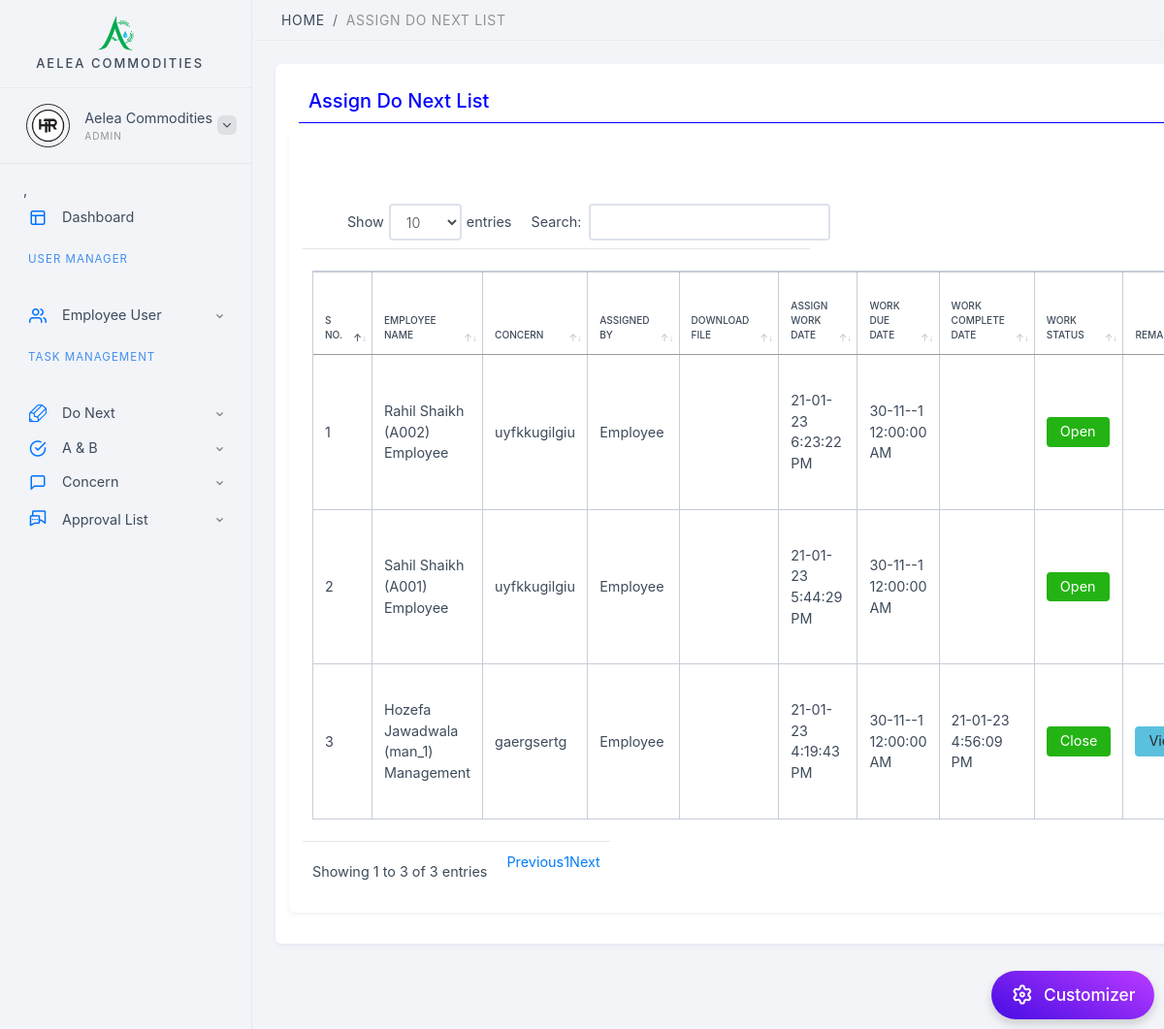
Screenshot of /assign_concern_list.php (signed in) with the database file from the repository.
### tables this page shows
CREATE TABLE `assign_concern` (
  `task_id` int(11) NOT NULL,
  `emp_id` int(11) NOT NULL,
  `task` text NOT NULL,
  `assignby` varchar(30) NOT NULL,
  `task_doc` varchar(1000) NOT NULL,
  `work_assign_date` datetime(6) NOT NULL,
  `work_due_date` datetime(6) DEFAULT NULL,
  `work_com_date` datetime(6) DEFAULT NULL,
  `status` varchar(10) NOT NULL,
  `remark` text NOT NULL,
  `attachments` varchar(255) NOT NULL
);

CREATE TABLE `emp_login` (
  `id` int(11) NOT NULL,
  `emp_code` varchar(255) NOT NULL,
  `emp_name` varchar(255) NOT NULL,
  `user_id` varchar(255) NOT NULL,
  `pswd` varchar(255) NOT NULL,
  `status` int(11) NOT NULL,
  `created` datetime NOT NULL,
  `user_role` varchar(255) NOT NULL,
  `emp_pro` varchar(255) NOT NULL,
  `email_id` varchar(255) NOT NULL,
  `emp_mob` varchar(255) NOT NULL,
  `report_to` varchar(255) NOT NULL
);

### includes/App_Code.php (called while the page is built, shortened)
<?php
class App_Code {
       function getName($ID) {
       $con = mysqli_connect("localhost", "root", "", "task_management") or die(mysqli_connect_error());
        $UserRGID = $ID;
        $client = "select * from emp_login where id='$UserRGID'";
        $getNameQuery = mysqli_query($con, $client) or die(mysqli_error());
        while ($row = mysqli_fetch_assoc($getNameQuery)) {
            $emp_name = $row['emp_name'];
            $emp_code = $row['emp_code'];
            $emp_role = ucfirst( $row['user_role']);
            return $emp_name. ' (' . $emp_code .')'.' '. $emp_role;
        }
    }
}
?>

### assign_concern_list.php (the view, shortened to what this page needs)
<?php
include './includes/admin_header.php';
include './includes/data_base_save_update.php';
include './includes/App_Code.php';
$app_code_obj=new App_Code();
?>
<ul class="breadcrumb">
    <li class="breadcrumb-item"><a href="Dashboard.php">Home</a></li>
    <li class="breadcrumb-item"><span>Assign Do Next List</span></li>
</ul>
<link rel="stylesheet" href="https://cdnjs.cloudflare.com/ajax/libs/font-awesome/4.7.0/css/font-awesome.min.css">
<div class="content-i">
    <div class="content-box">
        <div class="element-wrapper">
            <div class="element-box">
                            <div class="row">
                            <div class="scrollmenu">
                                 <div class="col-md-12">
                                    <h5 style="color: blue;border-bottom: 1px solid blue;padding: 10px;">Assign Do Next List</h5>
                                </div>
                                <div class="element-box">
                                <div>
                                <a id="download" href='#' class="btn btn-danger float-right"><i class="fa fa-download"></i> Download PDF</a>
</div>
<br><br>
       <table id="example" style="width: 100%;" class="display table table-bordered table-responsive" style="width:100%">
       <thead>
                    <tr>
                        <th>S No.</th>
                        <th>Employee Name</th>
                        <th>Concern</th>
                         <th>Assigned By</th>
                          <th>Download File</th>
                           <th>Assign Work Date</th>
                           <th>Work Due Date</th>
                            <th>Work Complete Date</th>
                             <th>Work Status</th>
                             <th>Remark</th>
                    </tr>
        </thead>
        <tbody>
                                                               <?php
                 $qry = mysqli_query($connection, "SELECT * FROM assign_concern order by work_assign_date desc") or die("select query fail" . mysqli_error());
$count = 0;
while ($row = mysqli_fetch_assoc($qry)) {
    $count = $count + 1;
    $task_id = $row['task_id'];
            $emp_id = $row['emp_id'];
            $task = $row['task'];
            $assignby = $row['assignby'];
            $work_assign_date = strtotime($row['work_assign_date']);
            $work_assign_date = date( 'd-m-y g:i:s A', $work_assign_date );
            $work_due_date = strtotime($row['work_due_date']);
            $work_due_date = date( 'd-m-y g:i:s A', $work_due_date );
            $work_com_date = strtotime($row['work_com_date']);
            if ($work_com_date){
                $work_com_date = date( 'd-m-y g:i:s A', $work_com_date);
            }
           $status  = $row['status'];
                $remark  = $row['remark'];
    ?>
                    <tr>
  <td><?php echo $count;?></td>
  <td> <?php echo $app_code_obj->getName($emp_id);?></td>
  <td><?php echo $task;?></td>
  <td><?php echo $assignby;?></td>
  <td>
  </td>
    <td><?php echo $work_assign_date;?></td>
    <td><?php echo $work_due_date;?></td>
  <td><?php echo $work_com_date;?></td>
  <td>
    <a href="#" class="btn btn-success"> <?php echo" $status";?></a>
   </td>
   <td>
    <?php if ($status=='Close')
    {?>
     <a style="width: 100%;" class="btn btn-info" href="achievement&benefits.php?task_id=<?php echo $task_id;?>">View A & B</a>
     <?php } else { echo" $remark";}?>
   </td>
                    </tr>
<?php }?>
        </tbody>
       </table></form>
   </div>
                            </div>
            </div>
        </div>
    </div>
</div>
        </div>
<?php include './includes/Plugin.php'; ?>
        <?php include './includes/admin_footer.php'; ?>

### includes/admin_header.php (shortened to what this page needs)
<?php include 'includes/checkauthenticator.php';
include 'includes/db.php';
?>
<!DOCTYPE html>
<html>
    <head>
        <link href="bower_components/select2/dist/css/select2.min.css" rel="stylesheet">
        <link href="bower_components/bootstrap-daterangepicker/daterangepicker.css" rel="stylesheet">
        <link href="bower_components/dropzone/dist/dropzone.css" rel="stylesheet">
        <link href="bower_components/datatables.net-bs/css/dataTables.bootstrap.min.css" rel="stylesheet">
        <link href="bower_components/fullcalendar/dist/fullcalendar.min.css" rel="stylesheet">
        <link href="bower_components/perfect-scrollbar/css/perfect-scrollbar.min.css" rel="stylesheet">
        <link href="bower_components/slick-carousel/slick/slick.css" rel="stylesheet">
        <link href="css/main.css?version=4.4.1" rel="stylesheet">
        <link herf="https://cdn.datatables.net/1.10.19/css/jquery.dataTables.min.css" rel="stylesheet">
    </head>
    <body class="menu-position-side menu-side-left full-screen with-content-panel">
        <div class="all-wrapper with-side-panel solid-bg-all">
            <div class="layout-w">
          <?php include './includes/sidemenu.php';?>
                <div class="content-w">

### includes/sidemenu.php (shortened to what this page needs)
<?php
                                $qry = mysqli_query($connection, "SELECT * FROM approval_list where approval_status = 'Pending' ") or die("select query fail" . mysqli_error());
                                $count = mysqli_num_rows($qry);
                                ?>
                <div class="menu-w color-scheme-light color-style-transparent menu-position-side menu-side-left menu-layout-compact sub-menu-style-over sub-menu-color-bright selected-menu-color-light menu-activated-on-hover menu-has-selected-link">
                    <div class="logo-w">
                        <a class="logo" href="#">
                        <div><img src="Login and Signup Form Design\logo.jpg" alt="" width="90" height="80"></div>
                            <div class="logo-label">Aelea Commodities</div>
                        </a>
                    </div>
                    <div class="logged-user-w avatar-inline">
                        <div class="logged-user-i">
                            <div class="avatar-w"><img alt="" src="user_profile/<?php echo $_SESSION['emp_pro'];?>"></div>
                            <div class="logged-user-info-w">
                                <div class="logged-user-name"><?php echo $_SESSION['emp_name'];?></div>
                                <div class="logged-user-role"><?php echo $_SESSION['User_type'];?></div>
                            </div>
                            <div class="logged-user-toggler-arrow">
                                <div class="os-icon os-icon-chevron-down"></div>
                            </div>
                        </div>
                    </div>
                    <?php if ($_SESSION['User_type']=="admin" || $_SESSION['User_type']=="management")
                    {
                    ?>
                           <ul class="main-menu" style="height: 840px;">
,
                        <li class="">
                            <a href="Dashboard.php">
                                <div class="icon-w">
                                    <div class="os-icon os-icon-layout"></div>
                                </div><span>Dashboard</span></a>
                        </li>
                        <li class="sub-header"><span>User Manager</span></li>
                        <li class=" has-sub-menu">
                            <a href="#">
                                <div class="icon-w">
                                    <div class="os-icon os-icon-users"></div>
                                </div><span>Employee User</span></a>
                        </li>
                        <li class="sub-header"><span>Task Management</span></li>
                         <li class=" has-sub-menu">
                            <a href="#">
                                <div class="icon-w">
                                    <div class="os-icon os-icon-pencil-12"></div>
                                </div><span>Do Next </span></a>
                        </li>
                         <li class=" has-sub-menu">
                            <a href="admin_a&b_dash.php">
                                <div class="icon-w">
                                    <div class="os-icon os-icon-check-circle"></div>
                                </div><span>A & B </span></a>
                        </li>
                        <li class=" has-sub-menu">
                            <a href="#">
                                <div class="icon-w">
                                    <div class="os-icon os-icon-message-square"></div>
                                </div><span>Concern </span></a>
                        </li>
                        <li class=" has-sub-menu">
                            <a href="approval_list.php">
                                <div class="icon-w">
                                    <?php if ($count !=0) {?>
                                        <div class="messages-notifications os-dropdown-position-left">
                                            <i class="os-icon os-icon-mail-14"></i>
                                            <div class="new-messages-count">
                                                <?php echo $count ?>
                                            </div>
                                        </div>
                                    <?php } else {?>
                                        <div class="messages-left">
                                            <i class="os-icon os-icon-mail-14"></i>
                                        </div>
                                            <?php }?>
                                </div>
                                <span>Approval List </span></a>
                        </li>
                    </ul>
                    <?php
 }
?>
                </div>

### includes/Plugin.php (shortened to what this page needs)
    <div class="floated-customizer-btn third-floated-btn">
        <div class="icon-w"><i class="os-icon os-icon-ui-46"></i></div><span>Customizer</span></div>
</div>

### includes/admin_footer.php (shortened to what this page needs)
            </div>
        </div>
</body>
</html>

### rows the page displays
assign_concern: emp.user_role "Rahil Shaikh (A002) Employee", task "uyfkkugilgiu", assignby "Employee", work_assign_date "21-01-23 6:23:22 PM", work_due_date "30-11--1 12:00:00 AM", status "Open"
assign_concern: emp.user_role "Sahil Shaikh (A001) Employee", task "uyfkkugilgiu", assignby "Employee", work_assign_date "21-01-23 5:44:29 PM", work_due_date "30-11--1 12:00:00 AM", status "Open"
assign_concern: emp.user_role "Hozefa Jawadwala (man_1) Management", task "gaergsertg", assignby "Employee", work_assign_date "21-01-23 4:19:43 PM", work_due_date "30-11--1 12:00:00 AM", work_com_date "21-01-23 4:56:09 PM", status "Close"

### other values shown
$_SESSION['emp_name'] "Aelea Commodities"
$_SESSION['User_type'] "ADMIN"
